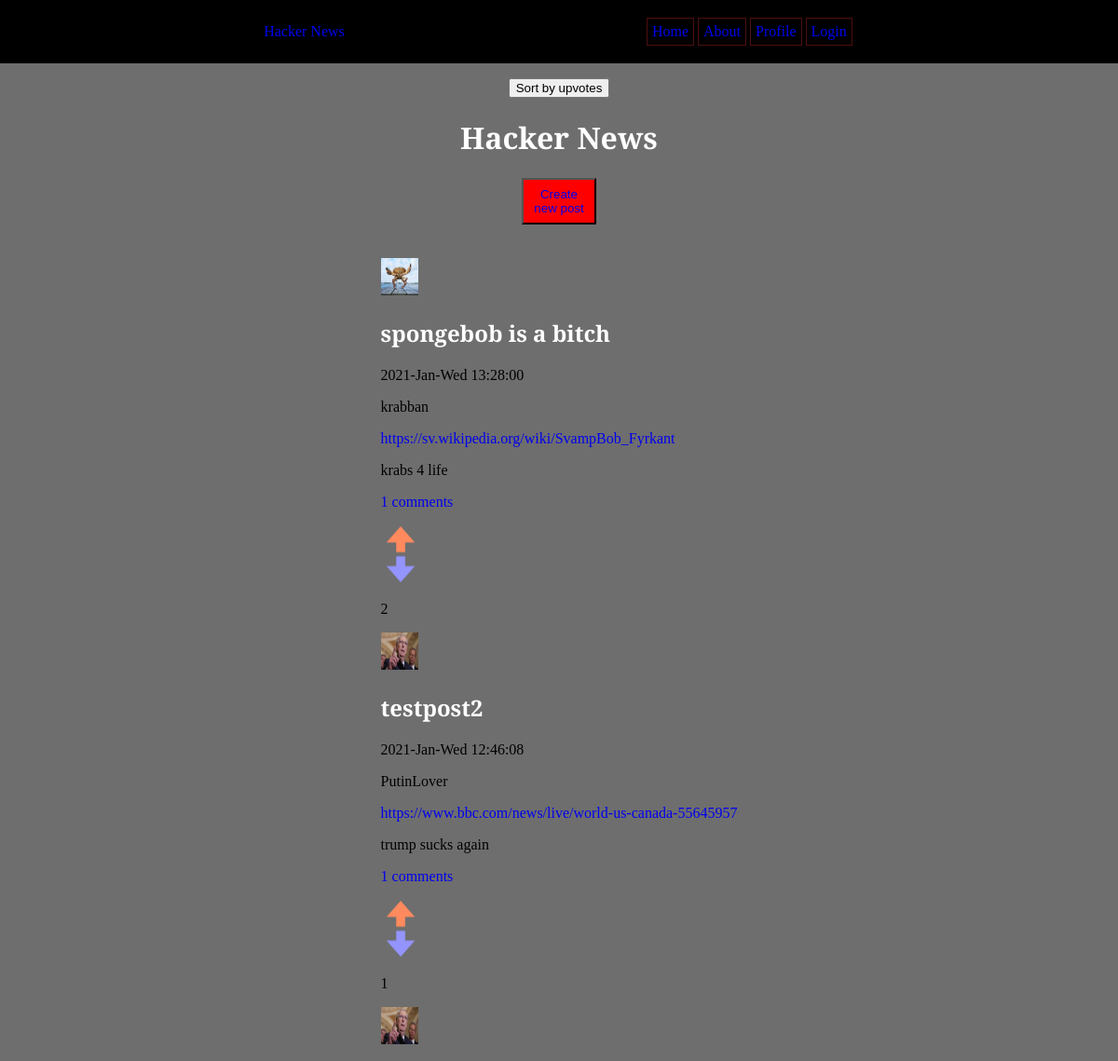
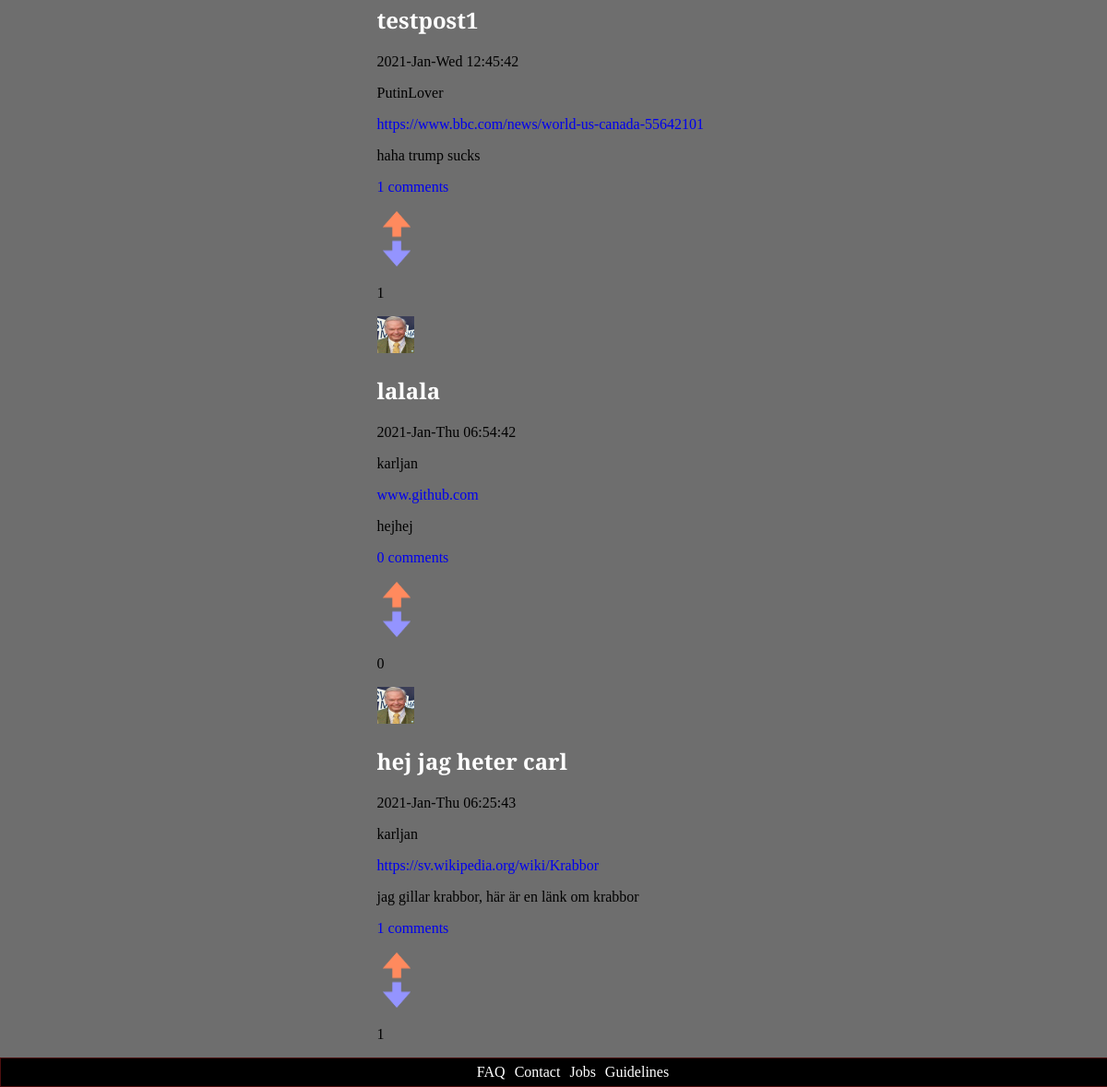
The page / on the database its author committed (2 pictures, top to bottom).
### tables this page shows
CREATE TABLE posts (
    id INTEGER PRIMARY KEY AUTOINCREMENT,
    date DATETIME,
    headline VARCHAR(255),
    link VARCHAR(255),
    content VARCHAR(255),
    user_id INTEGER,
    FOREIGN KEY(user_id) REFERENCES users(id)
);

### app/config.php (called while the page is built, shortened)
<?php
return [
    'title' => 'Hacker News',
    'database_path' => sprintf('sqlite:%s/database/database.db', __DIR__),
];

### app/autoload.php (called while the page is built, shortened)
<?php
require __DIR__ . '/functions.php';
$config = require __DIR__ . '/config.php';

### app/functions.php (called while the page is built, shortened)
<?php
function numberOfUpvotes(int $postID, object $pdo): array
{
    $stmnt = $pdo->prepare('SELECT count(upvotes.post_id) AS numberOfUpvotes
    FROM upvotes INNER JOIN posts ON posts.id=upvotes.post_id
    WHERE post_id = :id');
    $stmnt->bindParam(':id', $postID, PDO::PARAM_INT);
    $stmnt->execute();
    $upvotesNumber = $stmnt->fetch(PDO::FETCH_ASSOC);
    if ($upvotesNumber) {
        return $upvotesNumber;
    }
}
function numberOfComments(int $postID, object $pdo): array
{
    $stmnt = $pdo->prepare('SELECT count(comments.post_id) AS numberOfComments
    FROM comments INNER JOIN posts ON posts.id=comments.post_id
    WHERE post_id = :id');
    $stmnt->bindParam(':id', $postID, PDO::PARAM_INT);
    $stmnt->execute();
    $commentsNumber = $stmnt->fetch(PDO::FETCH_ASSOC);
    if ($commentsNumber) {
        return $commentsNumber;
    }
}
function postsArrayByDate(PDO $pdo): array
{
    $stmnt = $pdo->query('SELECT posts.*, users.username, users.avatar FROM posts
    INNER JOIN users
    ON posts.user_id = users.id
    ORDER BY posts.date DESC');
    $stmnt->execute();
    $allPosts = $stmnt->fetchAll(PDO::FETCH_ASSOC);
    return $allPosts;
}

### index.php (the view, shortened to what this page needs)
<?php require __DIR__ . '/app/autoload.php'; ?>
<?php require __DIR__ . '/views/header.php'; ?>
<a href="viewbyupvotes.php"><button>Sort by upvotes</button></a>
<?php $postsArray = postsArrayByDate($pdo) ;?>
<h1><?php echo $config['title']; ?></h1>
<section class="newPost">
    <button class="btn"><a href="/newpost.php">Create new post</button></a>
</section>
<br>
<br>
<div class="postsWrapper">
    <section class="posts">
        <?php foreach ($postsArray as $posts) : ?>
            <img src="<?php echo '/app/users/uploads/' . $posts['avatar'];?>" alt="avatar">
            <a href="post.php?id=<?php echo $posts['id'];?>">
                <h1><?php echo $posts['headline']; ?></h1>
            </a>
            <p><?php echo $posts['date']; ?></p>
            <p> <?php echo $posts['username']; ?></p>
            <p><a href="<?php echo $posts['link']; ?>"><?php echo $posts['link']; ?></a></p>
            <p><?php echo $posts['content']; ?></p>
            <a href="post.php?id=<?php echo $posts['id'];?>">
            <p><?php echo numberOfComments($posts['id'], $pdo)['numberOfComments']; ?> comments</p>
            </a>
            <form action="/app/upvotes.php"
                class="upvotesForm"
                method="post"
                name="upvote">
           <button type="submit" class="upvoteBtn">
                <img src="/assets/images/vote.png">
           </button>
           </form> <p><?php echo numberOfUpvotes($posts['id'], $pdo)['numberOfUpvotes']; ?></p>
        <?php endforeach;?>
    </section>
</div>
<?php require __DIR__ . '/views/footer.php'; ?>

### assets/styles/global.css (style rules this page uses)
:root { --black: rgb(0, 0, 0); --mainColor: rgb(110, 110, 110); font-family: "Slabo 27px", serif; }
body { margin: 0; padding: 0; background-color: var(--mainColor); }
h1 { color: white; }
a { text-decoration: none; }

### assets/styles/feed.css (style rules this page uses)
.postsWrapper img { height: 40px; width: 40px; }
.newPost { display: flex; flex-direction: row-reverse; }

### assets/styles/buttons.css (style rules this page uses)
.btn { display: flex; align-items: center; justify-content: center; height: 50px; width: 80px; background-color: red; color: white; }
.upvoteBtn { background-color: transparent; border: none; }
.upvoteBtn img { box-shadow: none; width: 30px; height: 60px; }

### rows shown on the page
posts: shows a picture, headline "spongebob is a bitch", date "2021-Jan-Wed 13:28:00", username "krabban", link "https://sv.wikipedia.org/wiki/SvampBob_Fyrkant", content "krabs 4 life", numberOfComments "1", numberOfUpvotes "2"
posts: headline "testpost2", date "2021-Jan-Wed 12:46:08", username "PutinLover", link "https://www.bbc.com/news/live/world-us-canada-55645957", content "trump sucks again", numberOfComments "1", numberOfUpvotes "1"
posts: headline "testpost1", date "2021-Jan-Wed 12:45:42", username "PutinLover", link "https://www.bbc.com/news/world-us-canada-55642101", content "haha trump sucks", numberOfComments "1", numberOfUpvotes "1"
posts: headline "lalala", date "2021-Jan-Thu 06:54:42", username "karljan", link "www.github.com", content "hejhej", numberOfComments "0", numberOfUpvotes "0"
posts: headline "hej jag heter carl", date "2021-Jan-Thu 06:25:43", username "karljan", link "https://sv.wikipedia.org/wiki/Krabbor", content "jag gillar krabbor, här är en länk om krabbor", numberOfComments "1", numberOfUpvotes "1"

### other values the page prints
$config['title'] "Hacker News"
